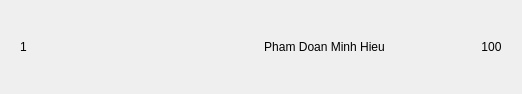
<?xml version="1.0" encoding="UTF-8"?>
<ui version="4.0">
 <class>Form</class>
 <widget class="QWidget" name="Form">
  <property name="geometry">
   <rect>
    <x>0</x>
    <y>0</y>
    <width>522</width>
    <height>94</height>
   </rect>
  </property>
  <property name="windowTitle">
   <string>Form</string>
  </property>
  <layout class="QHBoxLayout" name="horizontalLayout">
   <item>
    <widget class="QWidget" name="widget____" native="true">
     <layout class="QHBoxLayout" name="horizontalLayout_22">
      <item>
       <widget class="QLabel" name="label___33">
        <property name="text">
         <string>1</string>
        </property>
        <property name="alignment">
         <set>Qt::AlignCenter</set>
        </property>
       </widget>
      </item>
      <item>
       <spacer name="horizontalSpacer_3">
        <property name="orientation">
         <enum>Qt::Horizontal</enum>
        </property>
        <property name="sizeType">
         <enum>QSizePolicy::Fixed</enum>
        </property>
        <property name="sizeHint" stdset="0">
         <size>
          <width>5</width>
          <height>20</height>
         </size>
        </property>
       </spacer>
      </item>
      <item>
       <widget class="QLabel" name="label___5">
        <property name="minimumSize">
         <size>
          <width>30</width>
          <height>20</height>
         </size>
        </property>
        <property name="maximumSize">
         <size>
          <width>16777215</width>
          <height>30</height>
         </size>
        </property>
        <property name="text">
         <string/>
        </property>
        <property name="pixmap">
         <pixmap>Image/image 2.png</pixmap>
        </property>
        <property name="scaledContents">
         <bool>true</bool>
        </property>
        <property name="alignment">
         <set>Qt::AlignCenter</set>
        </property>
       </widget>
      </item>
      <item>
       <spacer name="horizontalSpacer">
        <property name="orientation">
         <enum>Qt::Horizontal</enum>
        </property>
        <property name="sizeHint" stdset="0">
         <size>
          <width>40</width>
          <height>20</height>
         </size>
        </property>
       </spacer>
      </item>
      <item>
       <widget class="QLabel" name="label___1">
        <property name="minimumSize">
         <size>
          <width>54</width>
          <height>50</height>
         </size>
        </property>
        <property name="maximumSize">
         <size>
          <width>54</width>
          <height>50</height>
         </size>
        </property>
        <property name="styleSheet">
         <string notr="true">border-radius : 15px;
margin-left: 2px;
margin-left: 2px;</string>
        </property>
        <property name="text">
         <string/>
        </property>
        <property name="pixmap">
         <pixmap>Image/Ellipse 10.png</pixmap>
        </property>
        <property name="scaledContents">
         <bool>true</bool>
        </property>
        <property name="alignment">
         <set>Qt::AlignCenter</set>
        </property>
       </widget>
      </item>
      <item>
       <spacer name="horizontalSpacer_2">
        <property name="orientation">
         <enum>Qt::Horizontal</enum>
        </property>
        <property name="sizeType">
         <enum>QSizePolicy::Fixed</enum>
        </property>
        <property name="sizeHint" stdset="0">
         <size>
          <width>90</width>
          <height>20</height>
         </size>
        </property>
       </spacer>
      </item>
      <item>
       <widget class="QLabel" name="label___44">
        <property name="text">
         <string>Pham Doan Minh Hieu</string>
        </property>
        <property name="alignment">
         <set>Qt::AlignCenter</set>
        </property>
       </widget>
      </item>
      <item>
       <spacer name="horizontalSpacer_4">
        <property name="orientation">
         <enum>Qt::Horizontal</enum>
        </property>
        <property name="sizeType">
         <enum>QSizePolicy::Fixed</enum>
        </property>
        <property name="sizeHint" stdset="0">
         <size>
          <width>90</width>
          <height>20</height>
         </size>
        </property>
       </spacer>
      </item>
      <item>
       <widget class="QLabel" name="label___2">
        <property name="text">
         <string>100</string>
        </property>
        <property name="alignment">
         <set>Qt::AlignCenter</set>
        </property>
       </widget>
      </item>
     </layout>
    </widget>
   </item>
  </layout>
 </widget>
 <resources/>
 <connections/>
</ui>
